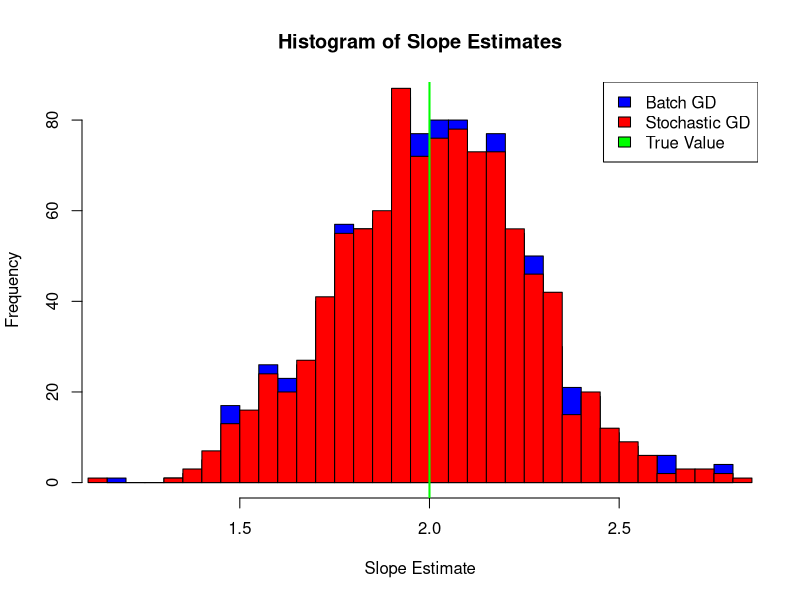
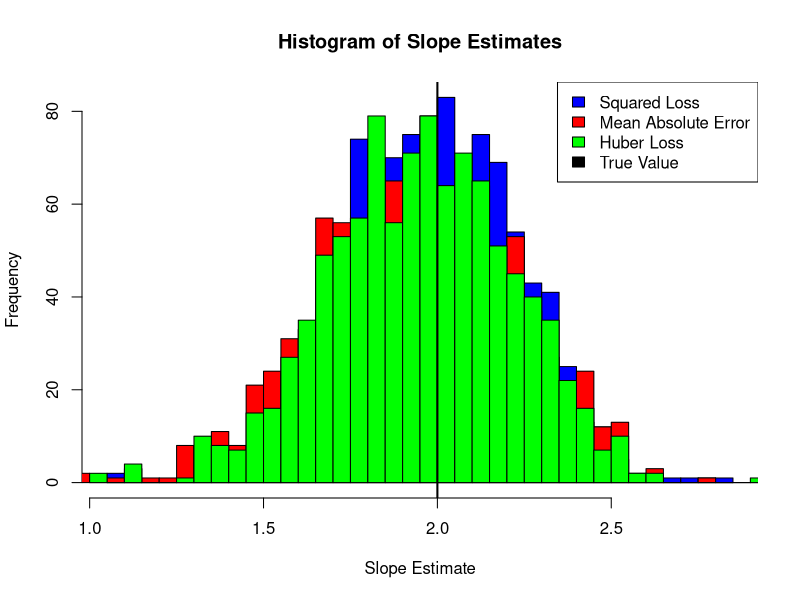
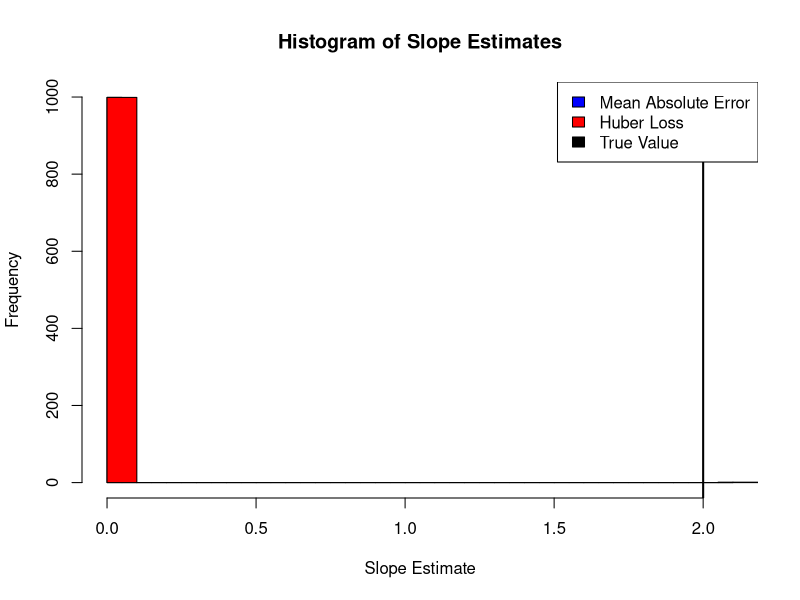

Source code (R) for these figures, in order:
## ---- chunk 1
knitr::opts_chunk$set(echo = TRUE)
## ---- chunk 2
# Set seed for reproducibility
set.seed(123)

# Number of data1 points
n <- 50

# Simulate x values
x <- runif(n, min = -2, max = 2)

# Simulate err from Normal distribution
err <- rnorm(n, mean = 0, sd = 2)

# Simulate z values
z <- 3 + 2 * x + err

# Combine x and z into a data1 frame
data1 <- data.frame(x, z)

# Batch gradient descent function
bgd <- function(x, z, alpha, epochs) {
  # Initialize weights
  w <- c(0, 0)
  
  # Number of data1 points
  n <- length(z)
  
  # Perform gradient descent
  for (epoch in 1:epochs) {
    # Predicted values
    y_p <- w[1] + w[2] * x
    
    # Calculate gradients
    grad <- c(sum(y_p - z), sum((y_p - z) * x))
    
    # Update weights
    w <- w - alpha * grad / n
  }
  
  return(w)
}

# Stochastic gradient descent function
sgd <- function(x, z, alpha, epochs) {
  # Initialize weights
  w <- c(0, 0)
  
  # Number of data1 points
  n <- length(z)
  
  # Perform stochastic gradient descent
  for (epoch in 1:epochs) {
    # Randomly shuffle ind
    ind <- sample(1:n)
    
    # Iterate through each data1 point
    for (i in ind) {
      # Predicted value for this data1 point
      y_p <- w[1] + w[2] * x[i]
      
      # Calculate gradient
      grad <- c(y_p - z[i], (y_p - z[i]) * x[i])
      
      # Update weights
      w <- w - alpha * grad
    }
  }
  
  return(w)
}

# Analytical solution function
analytical_solution <- function(x, z) {
  # Construct design matrix
  x_design <- cbind(rep(1, length(x)), x)
  
  # Calculate coefficients using analytical solution
  w <- solve(t(x_design) %*% x_design) %*% t(x_design) %*% z
  
  return(w)
}

# Fit linear regression using analytical solution
analytical_result <- analytical_solution(data1$x, data1$z)

# Fit linear regression using batch gradient descent
batch_result <- bgd(data1$x, data1$z, alpha = 0.01, epochs = 1000)

# Fit linear regression using stochastic gradient descent
stochastic_result <- sgd(data1$x, data1$z, alpha = 0.01, epochs = 1000)

# Print results
cat("Analytical Solution Coefficients:", analytical_result, "\n")
cat("Batch Gradient Descent Coefficients:", batch_result, "\n")
cat("Stochastic Gradient Descent Coefficients:", stochastic_result, "\n")
## ---- chunk 3
# Set seed for reproducibility
set.seed(123)

# Number of simulations
no_of_simulations <- 1000

# Number of data1 points
n <- 50

# Learning rate
alpha <- 0.01

# Number of epochs for gradient descent
epochs <- 1000

# True slope parameter
true_slope <- 2

# Initialize vectors to store slope estimates
batch_slopes <- numeric(no_of_simulations)
stochastic_slopes <- numeric(no_of_simulations)

# Perform simulations
for (i in 1:no_of_simulations) {
  # Simulate x values
  x <- runif(n, min = -2, max = 2)
  
  # Simulate err from Normal distribution
  err <- rnorm(n, mean = 0, sd = 2)
  
  # Simulate z values
  z <- 3 + true_slope * x + err
  
  # Fit linear regression using batch gradient descent
  batch_result <- bgd(x, z, alpha, epochs)
  
  # Fit linear regression using stochastic gradient descent
  stochastic_result <- sgd(x, z, alpha, epochs)
  
  # Store slope estimates
  batch_slopes[i] <- batch_result[2]
  stochastic_slopes[i] <- stochastic_result[2]
}

# Plot histograms
hist(batch_slopes, breaks = 30, col = "blue", xlab = "Slope Estimate", main = "Histogram of Slope Estimates")
hist(stochastic_slopes, breaks = 30, col = "red", add = TRUE)
abline(v = true_slope, col = "green", lwd = 2)
legend("topright", legend = c("Batch GD", "Stochastic GD", "True Value"), fill = c("blue", "red", "green"))
## ---- chunk 4
# Set seed for reproducibility
set.seed(123)

# Number of data1 points
n <- 50

# Simulate x values
x <- runif(n, min = -2, max = 2)

# Simulate err from Normal distribution
err <- rnorm(n, mean = 0, sd = 2)

# Simulate z values
z <- 3 + 2 * x + err

# Combine x and z into a data1 frame
data1 <- data.frame(x, z)

# Batch gradient descent function with squared loss
batch_gradient_descent_squared_loss <- function(x, z, alpha, epochs) {
  # Initialize weights
  w <- c(0, 0)
  
  # Number of data1 points
  n <- length(z)
  
  # Perform gradient descent
  for (epoch in 1:epochs) {
    # Predicted values
    y_p <- w[1] + w[2] * x
    
    # Calculate gradients
    grad <- c(sum(y_p - z), sum((y_p - z) * x))
    
    # Update weights
    w <- w - alpha * grad / n
  }
  
  return(w)
}

# Batch gradient descent function with mean absolute error
batch_gradient_descent_mean_absolute_error <- function(x, z, alpha, epochs) {
  # Initialize weights
  w <- c(0, 0)
  
  # Number of data1 points
  n <- length(z)
  
  # Perform gradient descent
  for (epoch in 1:epochs) {
    # Predicted values
    y_p <- w[1] + w[2] * x
    
    # Calculate gradients
    grad <- c(sum(sign(y_p - z)), sum(sign(y_p - z) * x))
    
    # Update weights
    w <- w - alpha * grad / n
  }
  
  return(w)
}

# Huber loss function
h_loss <- function(error, delta) {
  loss <- ifelse(abs(error) <= delta, 0.5 * error^2, delta * (abs(error) - 0.5 * delta))
  return(loss)
}

# Batch gradient descent function with Huber loss
batch_gradient_descent_huber_loss <- function(x, z, alpha, epochs, delta) {
  # Initialize weights
  w <- c(0, 0)
  
  # Number of data1 points
  n <- length(z)
  
  # Perform gradient descent
  for (epoch in 1:epochs) {
    # Predicted values
    y_p <- w[1] + w[2] * x
    
    # Calculate err
    err <- y_p - z
    
    # Calculate gradients using Huber loss
    grad <- c(sum(ifelse(abs(err) <= delta, err, delta * sign(err))),
              sum(ifelse(abs(err) <= delta, err * x, delta * sign(err) * x)))
    
    # Update weights
    w <- w - alpha * grad / n
  }
  
  return(w)
}

# Analytical solution function
analytical_solution <- function(x, z) {
  # Construct design matrix
  x_design <- cbind(rep(1, length(x)), x)
  
  # Calculate coefficients using analytical solution
  w <- solve(t(x_design) %*% x_design) %*% t(x_design) %*% z
  
  return(w)
}

# Fit linear regression using analytical solution
analytical_result <- analytical_solution(data1$x, data1$z)

# Fit linear regression using batch gradient descent with squared loss
batch_result_squared_loss <- batch_gradient_descent_squared_loss(data1$x, data1$z, alpha = 0.01, epochs = 1000)

# Fit linear regression using batch gradient descent with mean absolute error
batch_result_mean_absolute_error <- batch_gradient_descent_mean_absolute_error(data1$x, data1$z, alpha = 0.01, epochs = 1000)

# Fit linear regression using batch gradient descent with Huber loss
delta <- 1.0 # Huber loss parameter
batch_result_huber_loss <- batch_gradient_descent_huber_loss(data1$x, data1$z, alpha = 0.01, epochs = 1000, delta = delta)

# Print results
cat("Analytical Solution Coefficients (Squared Loss):", analytical_result, "\n")
cat("Batch Gradient Descent Coefficients (Squared Loss):", batch_result_squared_loss, "\n")
cat("Batch Gradient Descent Coefficients (Mean Absolute Error):", batch_result_mean_absolute_error, "\n")
cat("Batch Gradient Descent Coefficients (Huber Loss):", batch_result_huber_loss, "\n")
## ---- chunk 5
# Set seed for reproducibility
set.seed(123)

# Number of simulations
no_of_simulations <- 1000

# Number of data1 points
n <- 50

# Learning rate
alpha <- 0.01

# Number of epochs for gradient descent
epochs <- 1000

# True slope parameter
true_slope <- 2

# Initialize vectors to store slope estimates
squared_loss_slopes <- numeric(no_of_simulations)
mae_slopes <- numeric(no_of_simulations)
huber_loss_slopes <- numeric(no_of_simulations)

# Perform simulations
for (i in 1:no_of_simulations) {
  # Simulate x values
  x <- runif(n, min = -2, max = 2)
  
  # Simulate err from Normal distribution
  err <- rnorm(n, mean = 0, sd = 2)
  
  # Simulate z values
  z <- 3 + true_slope * x + err
  
  # Fit linear regression using batch gradient descent with squared loss
  batch_result_squared_loss <- batch_gradient_descent_squared_loss(x, z, alpha, epochs)
  
  # Fit linear regression using batch gradient descent with mean absolute error
  batch_result_mean_absolute_error <- batch_gradient_descent_mean_absolute_error(x, z, alpha, epochs)
  
  # Fit linear regression using batch gradient descent with Huber loss
  batch_result_huber_loss <- batch_gradient_descent_huber_loss(x, z, alpha, epochs, delta)
  
  # Store slope estimates
  squared_loss_slopes[i] <- batch_result_squared_loss[2]
  mae_slopes[i] <- batch_result_mean_absolute_error[2]
  huber_loss_slopes[i] <- batch_result_huber_loss[2]
}

# Plot histograms
hist(squared_loss_slopes, breaks = 30, col = "blue", xlab = "Slope Estimate", main = "Histogram of Slope Estimates")
hist(mae_slopes, breaks = 30, col = "red", add = TRUE)
hist(huber_loss_slopes, breaks = 30, col = "green", add = TRUE)
abline(v = true_slope, col = "black", lwd = 2)
legend("topright", legend = c("Squared Loss", "Mean Absolute Error", "Huber Loss", "True Value"), fill = c("blue", "red", "green", "black"))
## ---- chunk 6
# Set seed for reproducibility
set.seed(123)

# Number of data1 points
n <- 50

# Simulate x values
x <- runif(n, min = -2, max = 2)

# Simulate err from Normal distribution
err <- rnorm(n, mean = 0, sd = 4)

# Simulate z values without outliers
z <- 3 + 2 * x + err

# Introduce outliers
for (i in 1:n) {
  if (runif(1) < 0.1) {
    if (runif(1) < 0.5) {
      z[i] <- z[i] * 2  # Increase value by 200%
    } else {
      z[i] <- z[i] / 2  # Decrease value by 200%
    }
  }
}

# Combine x and z into a data1 frame
data1 <- data.frame(x, z)

# Batch gradient descent function with mean absolute error
batch_gradient_descent_mean_absolute_error <- function(x, z, alpha, epochs) {
  # Initialize weights
  w <- c(0, 0)
  
  # Number of data1 points
  n <- length(z)
  
  # Perform gradient descent
  for (epoch in 1:epochs) {
    # Predicted values
    y_p <- w[1] + w[2] * x
    
    # Calculate gradients
    grad <- c(sum(sign(y_p - z)), sum(sign(y_p - z) * x))
    
    # Update weights
    w <- w - alpha * grad / n
  }
  
  return(w)
}

# Huber loss function
h_loss <- function(error, delta) {
  loss <- ifelse(abs(error) <= delta, 0.5 * error^2, delta * (abs(error) - 0.5 * delta))
  return(loss)
}

# Batch gradient descent function with Huber loss
batch_gradient_descent_huber_loss <- function(x, z, alpha, epochs, delta) {
  # Initialize weights
  w <- c(0, 0)
  
  # Number of data1 points
  n <- length(z)
  
  # Perform gradient descent
  for (epoch in 1:epochs) {
    # Predicted values
    y_p <- w[1] + w[2] * x
    
    # Calculate err
    err <- y_p - z
    
    # Calculate gradients using Huber loss
    grad <- c(sum(ifelse(abs(err) <= delta, err, delta * sign(err))),
              sum(ifelse(abs(err) <= delta, err * x, delta * sign(err) * x)))
    
    # Update weights
    w <- w - alpha * grad / n
  }
  
  return(w)
}

# Analytical solution function
analytical_solution <- function(x, z) {
  # Construct design matrix
  x_design <- cbind(rep(1, length(x)), x)
  
  # Calculate coefficients using analytical solution
  w <- solve(t(x_design) %*% x_design) %*% t(x_design) %*% z
  
  return(w)
}

# Fit linear regression using analytical solution
analytical_result <- analytical_solution(data1$x, data1$z)

# Fit linear regression using batch gradient descent with mean absolute error
batch_result_mean_absolute_error <- batch_gradient_descent_mean_absolute_error(data1$x, data1$z, alpha = 0.01, epochs = 1000)

# Huber loss parameter
delta <- 1.0 # Huber loss parameter

# Fit linear regression using batch gradient descent with Huber loss
batch_result_huber_loss <- batch_gradient_descent_huber_loss(data1$x, data1$z, alpha = 0.01, epochs = 1000, delta = delta)

# Print results
cat("Analytical Solution Coefficients:", analytical_result, "\n")
cat("Batch Gradient Descent Coefficients (Mean Absolute Error):", batch_result_mean_absolute_error, "\n")
cat("Batch Gradient Descent Coefficients (Huber Loss):", batch_result_huber_loss, "\n")
## ---- chunk 7
# Set seed for reproducibility
set.seed(123)

# Number of simulations
no_of_simulations <- 1000

# Number of data1 points
n <- 50

# Learning rate
alpha <- 0.01

# Number of epochs for gradient descent
epochs <- 1000

# True slope parameter
true_slope <- 2

# Huber loss parameter
delta <- 1.0

# Initialize vectors to store slope estimates
mae_slopes <- numeric(no_of_simulations)
huber_loss_slopes <- numeric(no_of_simulations)

# Perform simulations
for (i in 1:no_of_simulations) {
  # Simulate x values
  x <- runif(n, min = -2, max = 2)
  
  # Simulate err from Normal distribution
  err <- rnorm(n, mean = 0, sd = 4)
  
  # Simulate z values without outliers
  z <- 3 + 2 * x + err
  
  # Introduce outliers
  for (i in 1:n) {
    if (runif(1) < 0.1) {
      if (runif(1) < 0.5) {
        z[i] <- z[i] * 2  # Increase value by 200%
      } else {
        z[i] <- z[i] / 2  # Decrease value by 200%
      }
    }
  }
  
  # Fit linear regression using batch gradient descent with mean absolute error
  batch_result_mean_absolute_error <- batch_gradient_descent_mean_absolute_error(x, z, alpha, epochs)
  
  # Fit linear regression using batch gradient descent with Huber loss
  batch_result_huber_loss <- batch_gradient_descent_huber_loss(x, z, alpha, epochs, delta)
  
  # Store slope estimates
  mae_slopes[i] <- batch_result_mean_absolute_error[2]
  huber_loss_slopes[i] <- batch_result_huber_loss[2]
}

# Plot histograms
hist(mae_slopes, breaks = 30, col = "blue", xlab = "Slope Estimate", main = "Histogram of Slope Estimates")
hist(huber_loss_slopes, breaks = 30, col = "red", add = TRUE)
abline(v = true_slope, col = "black", lwd = 2)
legend("topright", legend = c("Mean Absolute Error", "Huber Loss", "True Value"), fill = c("blue", "red", "black"))
